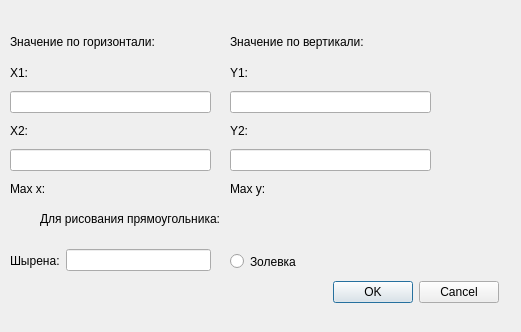
<?xml version="1.0" encoding="UTF-8"?>
<ui version="4.0">
 <class>Dialog_Drow_Pramougolnik</class>
 <widget class="QDialog" name="Dialog_Drow_Pramougolnik">
  <property name="geometry">
   <rect>
    <x>0</x>
    <y>0</y>
    <width>521</width>
    <height>332</height>
   </rect>
  </property>
  <property name="windowTitle">
   <string>Выбор координат прямоугольника</string>
  </property>
  <widget class="QDialogButtonBox" name="buttonBox">
   <property name="geometry">
    <rect>
     <x>330</x>
     <y>280</y>
     <width>169</width>
     <height>25</height>
    </rect>
   </property>
   <property name="standardButtons">
    <set>QDialogButtonBox::Cancel|QDialogButtonBox::Ok</set>
   </property>
  </widget>
  <widget class="QWidget" name="verticalLayoutWidget">
   <property name="geometry">
    <rect>
     <x>10</x>
     <y>30</y>
     <width>201</width>
     <height>171</height>
    </rect>
   </property>
   <layout class="QVBoxLayout" name="verticalLayout_6">
    <item>
     <widget class="QLabel" name="label_6">
      <property name="text">
       <string>Значение по горизонтали:</string>
      </property>
     </widget>
    </item>
    <item>
     <widget class="QLabel" name="label_3">
      <property name="text">
       <string>X1:</string>
      </property>
     </widget>
    </item>
    <item>
     <widget class="QLineEdit" name="lineEdit_x1"/>
    </item>
    <item>
     <widget class="QLabel" name="label_2">
      <property name="text">
       <string>X2:</string>
      </property>
     </widget>
    </item>
    <item>
     <widget class="QLineEdit" name="lineEdit_x2"/>
    </item>
    <item>
     <widget class="QLabel" name="random">
      <property name="text">
       <string>Max x:                           </string>
      </property>
     </widget>
    </item>
   </layout>
  </widget>
  <widget class="QWidget" name="verticalLayoutWidget_2">
   <property name="geometry">
    <rect>
     <x>230</x>
     <y>30</y>
     <width>201</width>
     <height>171</height>
    </rect>
   </property>
   <layout class="QVBoxLayout" name="verticalLayout_7">
    <item>
     <widget class="QLabel" name="label_13">
      <property name="text">
       <string>Значение по вертикали:</string>
      </property>
     </widget>
    </item>
    <item>
     <widget class="QLabel" name="label_11">
      <property name="text">
       <string>Y1:</string>
      </property>
     </widget>
    </item>
    <item>
     <widget class="QLineEdit" name="lineEdit_y1"/>
    </item>
    <item>
     <widget class="QLabel" name="label_12">
      <property name="text">
       <string>Y2:</string>
      </property>
     </widget>
    </item>
    <item>
     <widget class="QLineEdit" name="lineEdit_y2"/>
    </item>
    <item>
     <widget class="QLabel" name="nerandom">
      <property name="text">
       <string>Max y:</string>
      </property>
     </widget>
    </item>
   </layout>
  </widget>
  <widget class="QWidget" name="horizontalLayoutWidget">
   <property name="geometry">
    <rect>
     <x>10</x>
     <y>240</y>
     <width>201</width>
     <height>41</height>
    </rect>
   </property>
   <layout class="QHBoxLayout" name="horizontalLayout_4">
    <item>
     <widget class="QLabel" name="label">
      <property name="text">
       <string>Шырена:</string>
      </property>
     </widget>
    </item>
    <item>
     <widget class="QLineEdit" name="lineEdit_h"/>
    </item>
   </layout>
  </widget>
  <widget class="QRadioButton" name="radioButton">
   <property name="geometry">
    <rect>
     <x>230</x>
     <y>250</y>
     <width>201</width>
     <height>23</height>
    </rect>
   </property>
   <property name="text">
    <string>Золевка</string>
   </property>
  </widget>
  <widget class="QLabel" name="label_4">
   <property name="geometry">
    <rect>
     <x>40</x>
     <y>210</y>
     <width>251</width>
     <height>17</height>
    </rect>
   </property>
   <property name="text">
    <string>Для рисования прямоугольника:</string>
   </property>
  </widget>
 </widget>
 <resources/>
 <connections/>
</ui>
